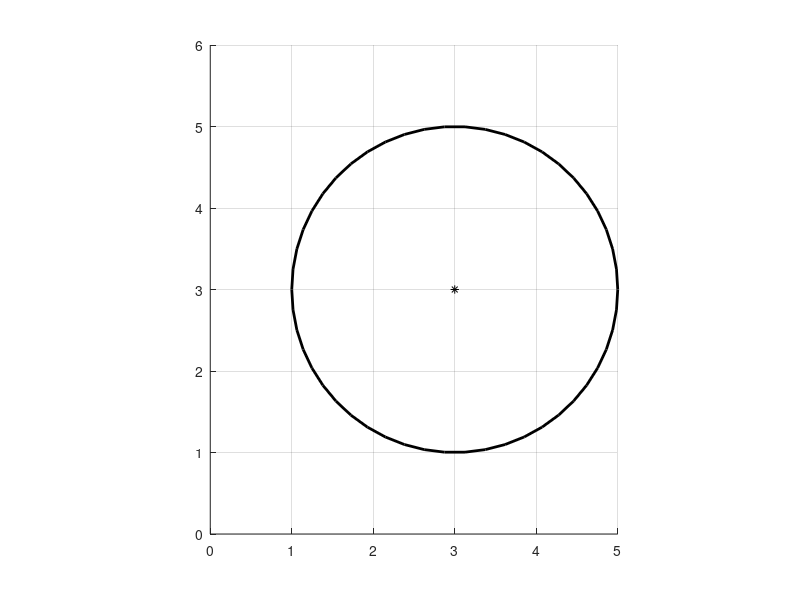

Recreate this plot in MATLAB.
%   traccia una circonferenza o un cerchio
%   --------------------------------------
    clc
	close; 
    h1 = figure(1);
    % 	colore di fondo
  	whitebg(h1, 'w')	
	set(h1,'Units', 'normalized'); 
	set(h1,'Position', [0.5  0.5 0.5  0.5]); 
 	hold on ; pause on  
 	axis([0 5 0 6]);
	axis equal ; grid on 
%   --------------------------------------
	xC = 3; yC= 3;
	R = 2;	N=50; p= 2*pi /N;
	plot(xC,yC,'k*') % marca il centro
	t = 0 : p : (2*pi);
	x = xC + R*cos(t);
	y = yC + R*sin(t);
    
	k=0;
	if k==0
		plot(x,y,'k','linewidth',2) % circonferenza
	else
		fill(x,y,'r') % cerchio pieno
    end
 %   --------------------------------------
